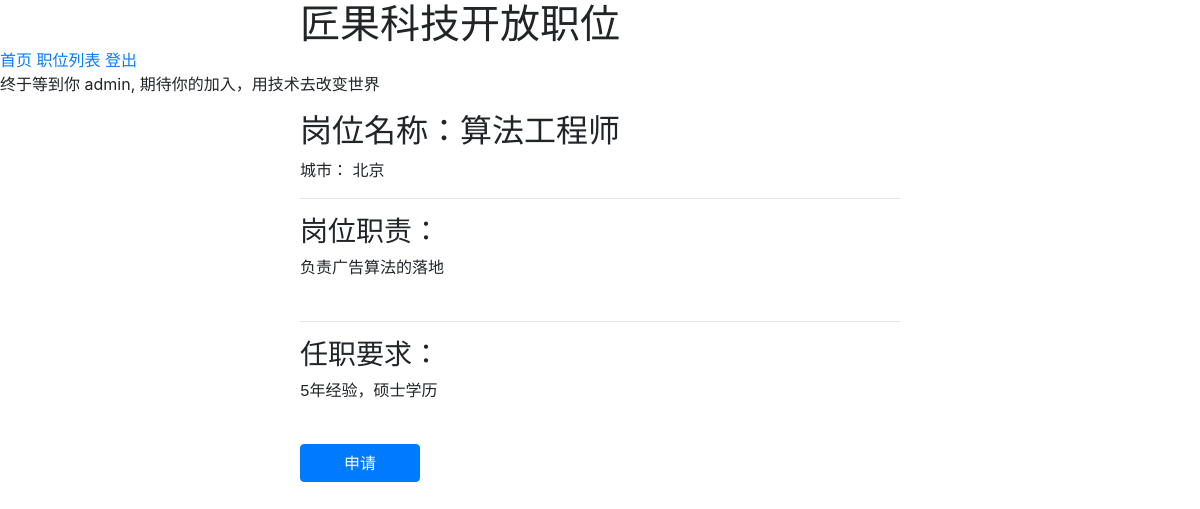
/job/3/ (signed in), run on the app's committed database.
### jobs/models.py (models this page shows, shortened)
class Job(models.Model):
    job_type = models.SmallIntegerField(blank=False, choices=JobTypes, verbose_name="职位类别")
    job_name = models.CharField(blank=False, max_length=250, verbose_name="职位名称")
    job_city = models.SmallIntegerField(choices=Cities, blank=False, verbose_name="工作地点")
    job_responsibility = models.TextField(max_length=1024, verbose_name="职位职责")
    job_requirement = models.TextField(max_length=1024, blank=False, verbose_name="职位要求")
    creator = models.ForeignKey(User, verbose_name="创建人", null=True, on_delete=models.SET_NULL)
    created_date = models.DateTimeField(verbose_name="创建日期", default=datetime.now)
    modified_date = models.DateTimeField(verbose_name="修改日期", default=datetime.now)
    class Meta:
        verbose_name = "职位"
        verbose_name_plural = "职位列表"

### jobs/views.py (the view)
# urls.py: url(r'job/(?P<job_id>\d+)$', views.job_detail, name='job_detail'),
def job_detail(request, job_id):
    try:
        job = Job.objects.get(pk=job_id)
        job.city_name = Cities[job.job_city][1]
        content = {
            'job': job
        }
    except Job.DoesNotExist:
        raise Http404('Job Does Not Exist!')
    return render(request, 'job.html', content)

### interview/performance.py (called while the page is built)
def performance_logger_middleware(get_response):
    def middleware(request):
        start_time = time.time()
        response = get_response(request)
        duration = (time.time() - start_time)*1000
        response['X-Page-Duration-ms'] = duration
        logger.info('%s  %s  %s' % (duration, request.path, request.GET.dict()))
        return response
    return middleware

### jobs/templates/job.html
{% extends 'base.html' %}
{% block content %}
<div style="margin:auto; width:50%;">
{% if job %}
    <div class="position_name" >
        <h2>岗位名称：{{job.job_name}} </h2>
        城市：
        {{job.city_name}}
    </div>
    <hr>
    <div class="position_responsibility" style="width:600px;">
        <h3>岗位职责：</h3>
        <pre style="font-size:16px">{{job.job_responsibility}}
        </pre>
    </div>
    <hr>
    <div class="position_requirement" style="width:600px; ">
        <h3>任职要求：</h3>
        <pre style="font-size:16px">{{job.job_requirement}}
        </pre>
    </div>
    <div class="apply_position">
        <input type="button" class="btn btn-primary" style="width:120px;" value="申请" onclick="location.href='/resume/add/'"/>
    </div>
{% else %}
    <p>职位不存在</p>
{% endif %}
</div>
{% endblock %}

### jobs/templates/base.html (shortened to what this page needs)
{% load bootstrap4 %}
{% bootstrap_css %}
<h1 style="margin:auto; width:50%;"> 匠果科技开放职位</h1>
{% block header %}
    <a href="/" style="color:#087bff; text-decoration:none;">首页</a>
    <a href="/joblist" style="color:#087bff; text-decoration:none;">职位列表</a>
    {% if user.is_authenticated %}
        <a href="/accounts/logout/" style="color:#087bff; text-decoration:none;">登出</a>
    {% else %}
        <a href="/accounts/login/" style="color:#087bff; text-decoration:none;">登录</a>
    {% endif %}
    {% if user.is_authenticated %}
        <p>终于等到你 {{ user.username }}, 期待你的加入，用技术去改变世界</p>
    {% else %}
        <p>期待你的加入，登录后即可提交简历</p>
    {% endif %}
{% endblock %}
{% block content %}
{% endblock %}

### data on the page
Job: job_name "算法工程师", city_name "北京", job_responsibility "负责广告算法的落地", job_requirement "5年经验，硕士学历"

### other printed values
{{ user.username }} "admin"
